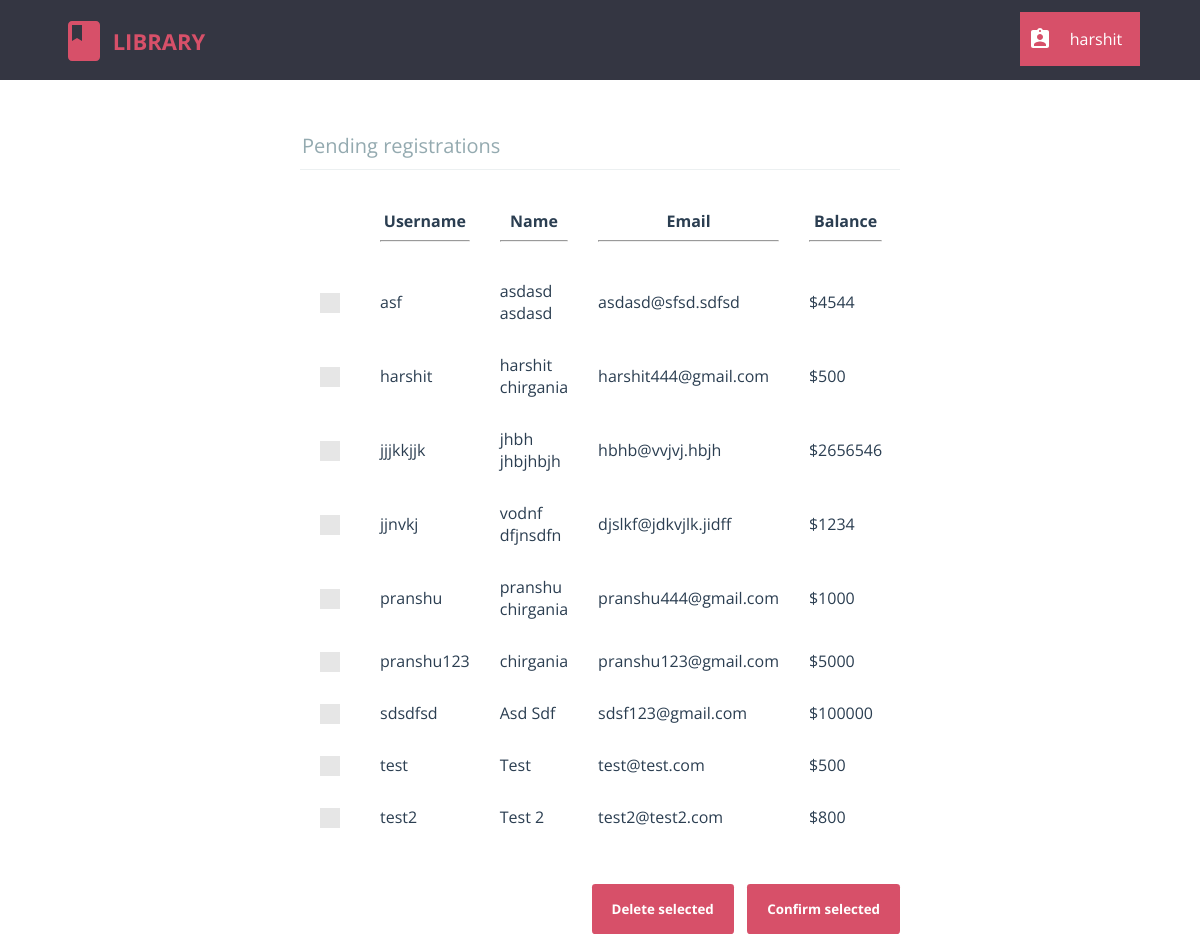
Screenshot of /librarian/pending_registrations.php (signed in) with the database file from the repository.
### tables this page shows
CREATE TABLE `pending_registrations` (
  `username` varchar(20) NOT NULL,
  `password` char(40) NOT NULL,
  `name` varchar(80) NOT NULL,
  `email` varchar(80) NOT NULL,
  `balance` int(4) NOT NULL,
  `time` timestamp NOT NULL DEFAULT CURRENT_TIMESTAMP
);

### src/librarian/pending_registrations.php (the view, shortened to what this page needs)
<?php
	require "../db_connect.php";
	require "header_librarian.php";
?>
<html>
	<head>
		<link rel="stylesheet" type="text/css" href="../css/global_styles.css">
		<link rel="stylesheet" type="text/css" href="../css/custom_checkbox_style.css">
		<link rel="stylesheet" type="text/css" href="css/pending_registrations_style.css">
	</head>
	<body>
		<?php
			$query = $con->prepare("SELECT username, name, email, balance FROM pending_registrations");
			$query->execute();
			$result = $query->get_result();
			$rows = mysqli_num_rows($result);
			if($rows == 0)
				echo "<h2 align='center'>No registrations pending</h2>";
			else
			{
				echo "<form class='cd-form' method='POST' action='#'>";
				echo "<legend>Pending registrations</legend>";
				echo "<table width='100%' cellpadding=10 cellspacing=10>
						<tr>
							<th></th>
							<th>Username<hr></th>
							<th>Name<hr></th>
							<th>Email<hr></th>
							<th>Balance<hr></th>
						</tr>";
				for($i=0; $i<$rows; $i++)
				{
					$row = mysqli_fetch_array($result);
					echo "<tr>";
					echo "<td>
							<label class='control control--checkbox'>
								<input type='checkbox' name='cb_".$i."' value='".$row[0]."' />
								<div class='control__indicator'></div>
							</label>
						</td>";
					for($j=0; $j<3; $j++)
						echo "<td>".$row[$j]."</td>";
					echo "<td>$".$row[$j]."</td>";
					echo "</tr>";
				}
				echo "</table><br /><br />";
				echo "<div style='float: right;'>";
				echo "<input type='submit' value='Delete selected' name='l_delete' />&nbsp;&nbsp;&nbsp;&nbsp;";
				echo "<input type='submit' value='Confirm selected' name='l_confirm' />";
				echo "</div>";
				echo "</form>";
			}
		?>
	</body>
</html>

### src/librarian/css/header_librarian_style.css (style rules this page uses)
html * { -webkit-font-smoothing: antialiased; -moz-osx-font-smoothing: grayscale; }
*, *:after, *:before { -webkit-box-sizing: border-box; -moz-box-sizing: border-box; box-sizing: border-box; }
body { font-size: 100%; font-family: "Open Sans", sans-serif; background-color: white; margin: 0; }

### src/css/global_styles.css (style rules this page uses)
*, *::after, *::before { -webkit-box-sizing: border-box; -moz-box-sizing: border-box; box-sizing: border-box; }
html { font-size: 62.5%; }
body { font-size: 1.8rem; font-family: "Open Sans", sans-serif; color: #2b3e51; background-color: #ffffff; }

### src/css/custom_checkbox_style.css (style rules this page uses)
.control { font-size: 18px; position: relative; display: block; margin-bottom: 15px; padding-left: 30px; cursor: pointer; }
.control__indicator { position: absolute; top: -2px; left: 0; width: 20px; height: 20px; background: #e6e6e6; }
.control__indicator:after { position: absolute; display: none; content: ''; }
.control--checkbox .control__indicator:after { top: 4px; left: 8px; width: 5px; height: 10px; transform: rotate(45deg); border: solid #fff; border-width: 0 2px 2px 0; }

### src/librarian/css/pending_registrations_style.css (style rules this page uses)
.cd-form { width: 90%; max-width: 600px; margin: 4em auto; font-size: 1.3rem; color: #94aab0; margin-bottom: 10px; display: block; }
.cd-form::after { clear: both; content: ""; display: table; }
.cd-form legend { padding-bottom: 10px; margin-bottom: 20px; font-size: 2rem; border-bottom: 1px solid #ecf0f1; }
.cd-form legend { display: block; width: 100%; -webkit-appearance: none; -moz-appearance: none; -ms-appearance: none; -o-appearance: none; appearance: none; }
.cd-form input[type="submit"] { border: none; background: #d75069; border-radius: .25em; padding: 16px 20px; color: #ffffff; font-weight: bold; font-family: "Open Sans", sans-serif; cursor: pointer; -webkit-font-smoothing: antialiased; -moz-osx-font-smoothing: grayscale; -webkit-appearance: none; -moz-appearance: none; -ms-appearance: none; -o-appearance: none; appearance: none; }

### rows the page displays
pending_registrations: username "asf", name "asdasd asdasd", email "asdasd@sfsd.sdfsd", balance "4544"
pending_registrations: username "harshit", name "harshit chirgania", email "harshit444@gmail.com", balance "500"
pending_registrations: username "jjjkkjjk", name "jhbh jhbjhbjh", email "hbhb@vvjvj.hbjh", balance "2656546"
pending_registrations: username "jjnvkj", name "vodnf dfjnsdfn", email "djslkf@jdkvjlk.jidff", balance "1234"
pending_registrations: username "pranshu", name "pranshu chirgania", email "pranshu444@gmail.com", balance "1000"
pending_registrations: username "pranshu123", name "chirgania", email "pranshu123@gmail.com", balance "5000"
pending_registrations: username "sdsdfsd", name "Asd Sdf", email "sdsf123@gmail.com", balance "100000"
pending_registrations: username "test", name "Test", email "test@test.com", balance "500"
pending_registrations: username "test2", name "Test 2", email "test2@test2.com", balance "800"

### other values shown
$_SESSION['username'] "harshit"
